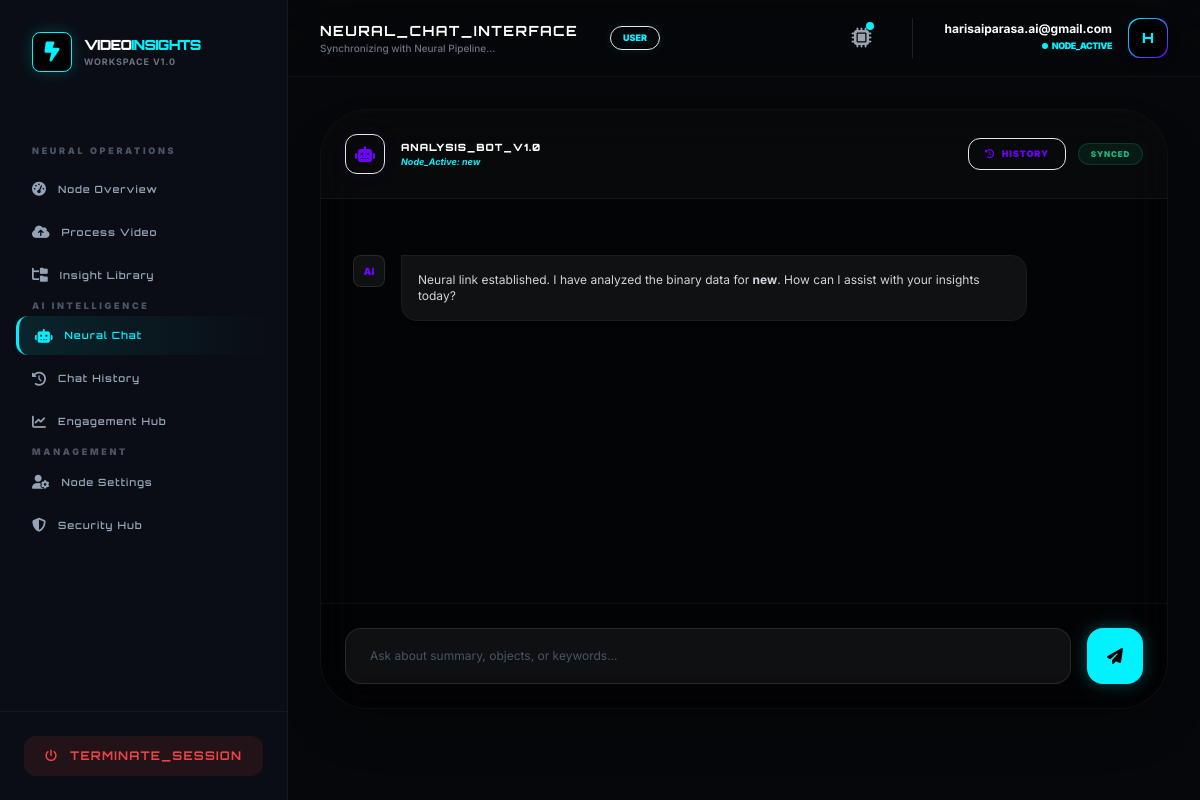
/neural-chat/chat/ (signed in), run on an earlier commit of the app's database.
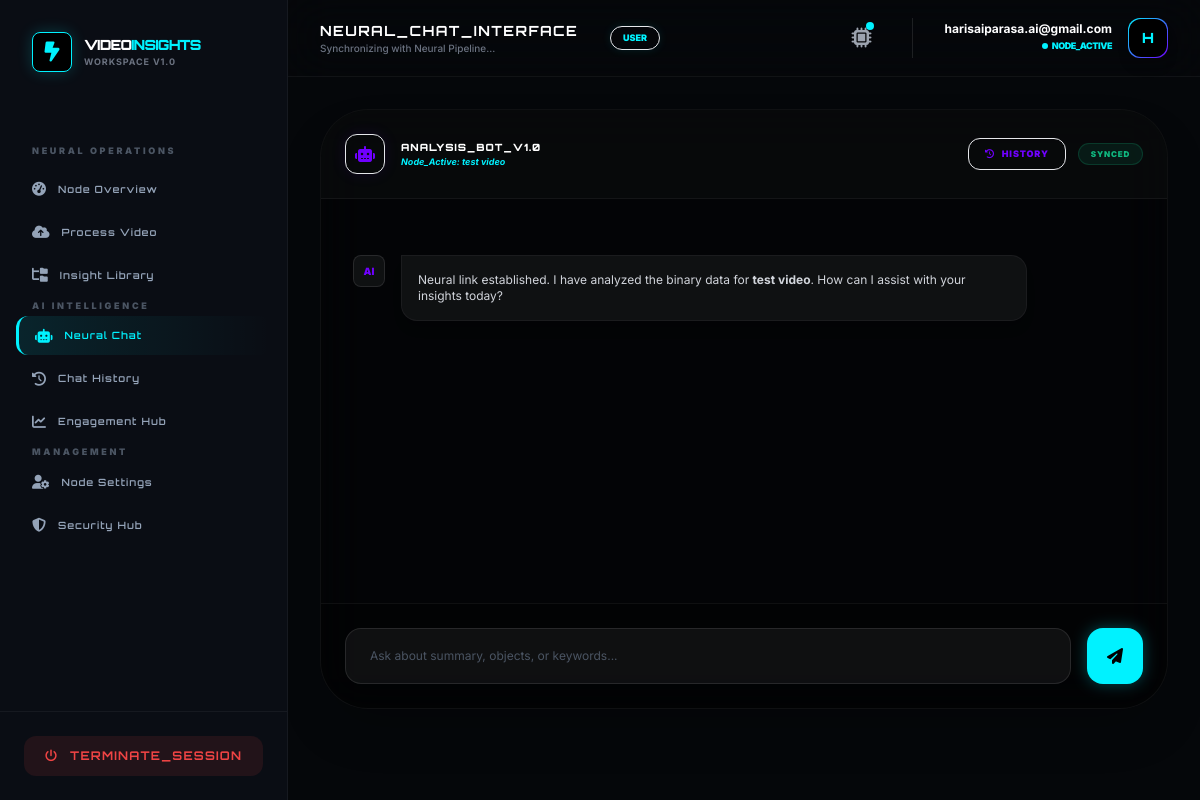
And on a later commit of the database.
### videos/models.py (models this page shows)
class VideoAnalysis(models.Model):
    user = models.ForeignKey(settings.AUTH_USER_MODEL, on_delete=models.CASCADE)
    title = models.CharField(max_length=255)
    video_file = models.FileField(upload_to='videos/', null=True, blank=True)
    youtube_url = models.URLField(null=True, blank=True)
    transcript = models.TextField(null=True, blank=True)
    summary = models.TextField(null=True, blank=True)
    keywords = models.JSONField(default=list)
    engagement_data = models.JSONField(default=list, null=True, blank=True)
    objects_detected = models.JSONField(default=list)
    key_moments = models.JSONField(default=list, blank=True)
    activity_type = models.CharField(max_length=100, default="General Analysis")
    human_presence_data = models.JSONField(default=dict, null=True, blank=True)
    face_detection_data = models.JSONField(default=dict, null=True, blank=True)
    activity_ml_data = models.JSONField(default=dict, null=True, blank=True)
    ml_processed = models.BooleanField(default=False)
    created_at = models.DateTimeField(auto_now_add=True)
    ai_processed = models.BooleanField(default=False)
    ai_failed = models.BooleanField(default=False)

### chatbot/views.py (the view)
# urls.py: path('chat/', views.ai_chatbot_view, name='ai_chatbot'),
@login_required
def ai_chatbot_view(request, video_id=None):
    user_videos = VideoAnalysis.objects.filter(user=request.user)
    if not user_videos.exists():
        messages.info(request, "Neural Link Offline: Please process a video to initialize the AI Chatbot.")
        return render(request, 'chatbot/chat_interface.html', {'video': None, 'chat_history': []})
    if video_id:
        video = get_object_or_404(VideoAnalysis, id=video_id, user=request.user)
    else:
        video = user_videos.latest('created_at')
    chat_history = ChatMessage.objects.filter(
        video=video, user=request.user
    ).order_by('created_at')
    return render(request, 'chatbot/chat_interface.html', {
        'video': video,
        'chat_history': chat_history
    })

### templates/chatbot/chat_interface.html (shortened to what this page needs)
{% extends "base2.html" %}
{% block page_title %}NEURAL_CHAT_INTERFACE{% endblock %}
{% block content %}
<div class="max-w-4xl mx-auto animate-fade-in" style="height: 75vh;">
    <div class="h-full flex flex-col bg-black/40 border border-white/5 rounded-[3rem] backdrop-blur-xl overflow-hidden shadow-2xl">
        {% if video %}
            <div class="p-6 border-b border-white/5 bg-white/[0.02] flex items-center justify-between">
                <div class="flex items-center gap-4">
                    <div class="w-10 h-10 bg-[var(--accent-purple)]/20 rounded-xl flex items-center justify-center border border-[var(--accent-purple)]/30 shadow-[0_0_15px_rgba(112,0,255,0.1)]">
                        <i class="fa fa-robot text-[var(--accent-purple)]"></i>
                    </div>
                    <div>
                        <p class="orbitron text-[10px] text-white font-black tracking-widest uppercase">Analysis_Bot_v1.0</p>
                        <p class="text-[9px] text-[var(--accent-cyan)] font-bold italic">Node_Active: {{ video.title }}</p>
                    </div>
                </div>
                <div class="flex items-center gap-3">
                    <a href="{% url 'chat_history_video' video.id %}"
                       class="px-4 py-2 bg-[var(--accent-purple)]/10 border border-[var(--accent-purple)]/20 text-[var(--accent-purple)] text-[9px] font-black uppercase tracking-widest rounded-xl hover:bg-[var(--accent-purple)] hover:text-white transition-all">
                        <i class="fa fa-clock-rotate-left mr-1"></i> History
                    </a>
                    <span class="text-[8px] font-black text-emerald-500 uppercase tracking-widest bg-emerald-500/10 px-3 py-1 rounded-full border border-emerald-500/20">Synced</span>
                </div>
            </div>
            <div id="chat-window" class="flex-1 overflow-y-auto p-8 space-y-6 scroll-smooth custom-scrollbar">
                <div class="flex gap-4">
                    <div class="w-8 h-8 rounded-lg bg-white/5 border border-white/10 flex items-center justify-center text-[10px] font-black text-[var(--accent-purple)]">AI</div>
                    <div class="bg-white/5 p-4 rounded-2xl rounded-tl-none border border-white/5 max-w-[80%] shadow-lg">
                        <p class="text-xs text-gray-300">Neural link established. I have analyzed the binary data for <b>{{ video.title }}</b>. How can I assist with your insights today?</p>
                    </div>
                </div>
            </div>
            <div class="p-6 bg-black/20 border-t border-white/5">
                <form id="chat-form" class="flex gap-4">
                    <input type="text" name="message" id="user-input" autocomplete="off"
                           placeholder="Ask about summary, objects, or keywords..."
                           class="flex-1 bg-white/5 border border-white/10 rounded-2xl px-6 py-4 text-xs text-white focus:outline-none focus:border-[var(--accent-cyan)] transition-all placeholder:text-gray-600">
                    <button type="submit" class="w-14 h-14 bg-[var(--accent-cyan)] text-black rounded-2xl flex items-center justify-center shadow-[0_0_15px_rgba(0,242,255,0.3)] hover:scale-105 active:scale-95 transition-all">
                        <i class="fa fa-paper-plane"></i>
                    </button>
                </form>
            </div>
        {% endif %}
    </div>
</div>
{% endblock %}

What changed in the data, as far as the page shows it:
no longer on this page (row edited): VideoAnalysis: title "new"
added VideoAnalysis: title "test video"
